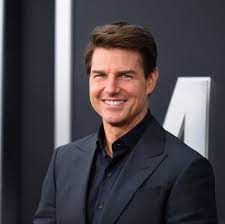
#> input picture codes-practice/images/tom.jpg, 225 x 224 px
$ jupyter execute lect3.ipynb
#> lines starting #> are read from the running program, lines starting #| are printed output that depends on the picture
[cell 1]
import cv2 as cv
import numpy as np
import matplotlib as plt
original=cv.imread("images/tom.jpg",cv.IMREAD_GRAYSCALE)
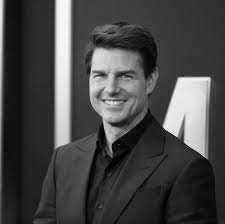
#> original: shape (224, 225); min 0, max 255, mean 70.2
assert original is not None
smoothened = cv.GaussianBlur(original,(5,5),0).astype(np.float32)
difference = original.astype(np.float32)-smoothened
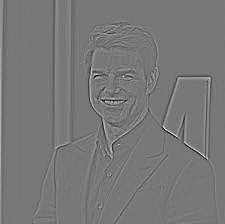
#> difference: shape (224, 225) float32; min -74, max 83, mean 0.1; drawn with min black and max white
sharpened =cv.addWeighted(original.astype(np.float32),1,difference,1.5,0)
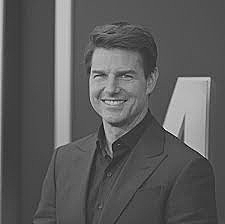
#> sharpened: shape (224, 225) float32; min -96, max 363.5, mean 70.2; drawn with min black and max white

#display all the images
cv.namedWindow("Image", cv.WINDOW_AUTOSIZE)
cv.imshow("Image", original)
cv.waitKey(0)
cv.imshow("Image", smoothened)
cv.waitKey(0)
cv.imshow("Image", difference)
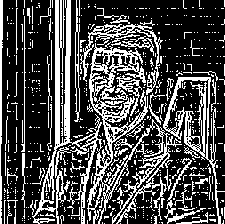
#> window 'Image': shape (224, 225); 29.3% white in thin lines or dots
cv.waitKey(0)
cv.imshow("Image", sharpened)
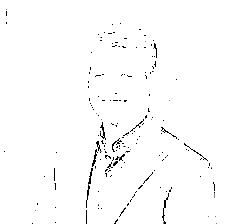
#> window 'Image': shape (224, 225); min 0, max 255, mean 251.1
cv.waitKey(0)
cv.destroyAllWindows()

$ run again, with codes-practice/images/vj.jpg copied over codes-practice/images/tom.jpg
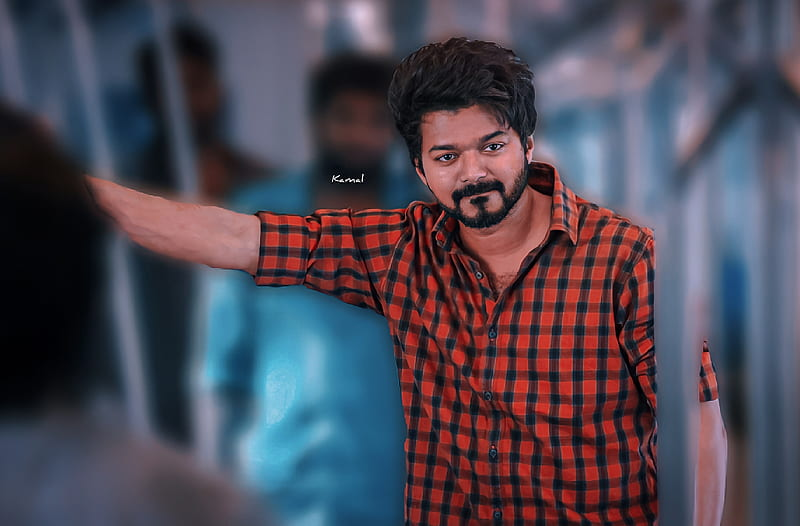
#> input picture codes-practice/images/vj.jpg, 800 x 526 px
#> `cv.imshow("Image", difference)`:
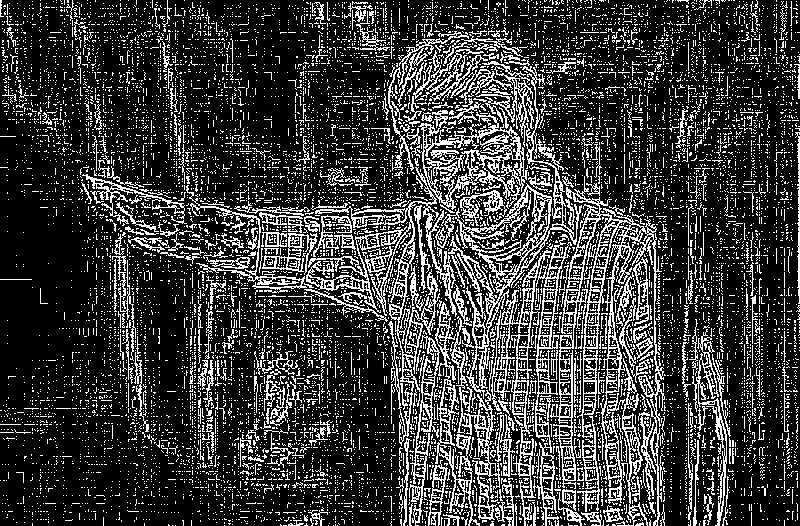
#> window 'Image': shape (526, 800); 22.6% white in thin lines or dots
#> `cv.imshow("Image", sharpened)`:
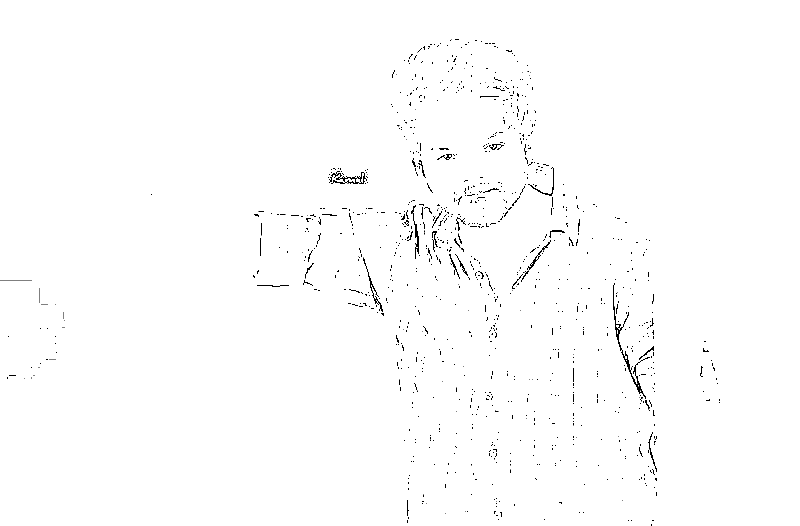
#> window 'Image': shape (526, 800); min 0, max 255, mean 252.7
